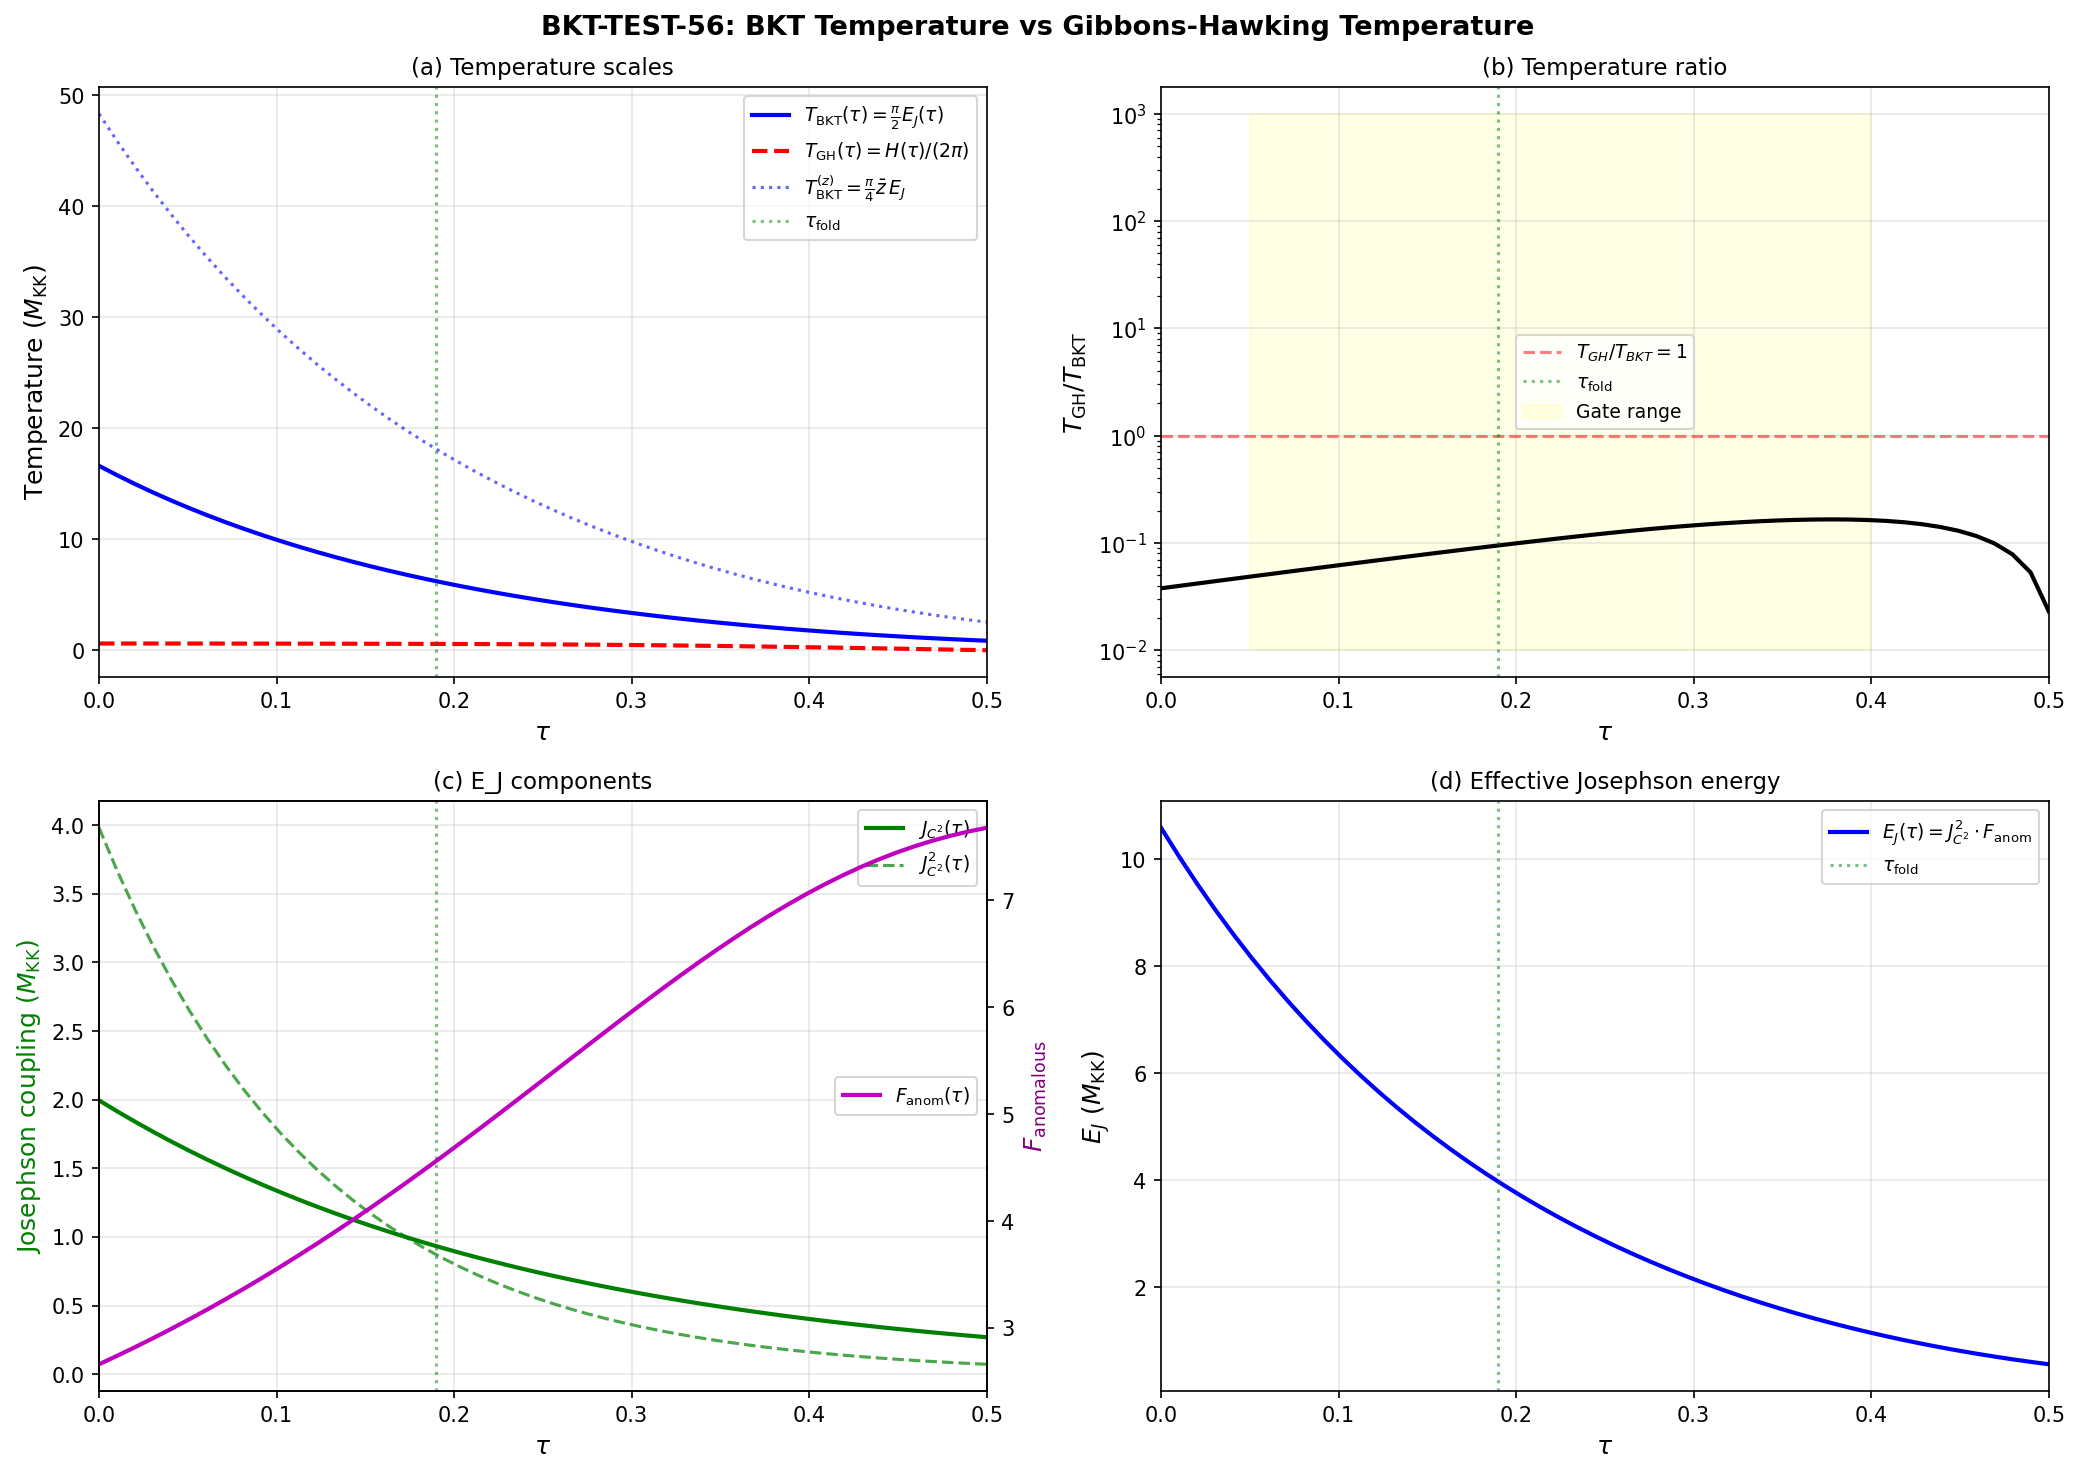

This figure's Python source:
#!/usr/bin/env python3
"""
S56 BKT-TEST-56: Berezinskii-Kosterlitz-Thouless Temperature vs T_GH
=====================================================================

Physics:
  The BKT transition governs the onset of topological (vortex-antivortex)
  order in 2D systems with U(1) symmetry. On the 32-cell Voronoi graph
  of SU(3) irreps, the Cooper pair condensate has a U(1)_7 phase degree
  of freedom at each cell. Josephson coupling between cells provides
  phase stiffness. The BKT temperature sets the scale below which
  vortex-antivortex pairs are bound, and superconducting (or superfluid)
  long-range order survives.

  T_BKT = (pi/2) * rho_s, where rho_s is the superfluid stiffness.
  For a Josephson junction array: rho_s = E_J(tau), the effective
  Josephson energy.

  E_J(tau) = J_C2(tau)^2 * F_anomalous(tau)

  where F_anomalous = Sum_k Delta / (2 * E_qp_k^2) is the anomalous
  Green's function integrated over the Matsubara shell. Here:
    E_qp_k = sqrt((epsilon_k - mu)^2 + Delta^2)
  with epsilon_k the tight-binding eigenvalues of the 32-cell graph,
  mu = chemical potential (half-filling convention), and
  Delta = 0.4643 (canonical OES gap).

  The Gibbons-Hawking temperature T_GH = H(tau)/(2*pi) provides
  a geometric temperature scale. If T_GH crosses T_BKT at some tau,
  the thermal fluctuations from the expanding geometry destroy
  vortex binding -- a phase transition on the fabric.

  d_s = 2 context: The graph Laplacian spectral dimension reaches
  d_s ~ 2 at intermediate diffusion times (S54 GRAPH-LAPLACIAN-DS-54),
  making BKT the relevant universality class for phase ordering.

Gate: BKT-CROSSING-56
  INFO: If T_GH/T_BKT crossing found in tau in [0.05, 0.40], flag
  for fabric phase transition analysis.

Author: landau-condensed-matter-theorist (Session 56, Wave 0)
"""

import sys
import os
sys.path.insert(0, os.path.dirname(os.path.abspath(__file__)))

import numpy as np
from numpy import pi, sqrt, exp
from scipy.interpolate import interp1d
import matplotlib
matplotlib.use('Agg')
import matplotlib.pyplot as plt

from canonical_constants import (
    tau_fold, Delta_0_OES, J_C2 as J_C2_fold,
    N_cells, T_acoustic, E_cond,
)

SCRIPT_DIR = os.path.dirname(os.path.abspath(__file__))
OUT_NPZ = os.path.join(SCRIPT_DIR, "s56_bkt_test.npz")
OUT_PNG = os.path.join(SCRIPT_DIR, "s56_bkt_test.png")
OUT_TXT = os.path.join(SCRIPT_DIR, "s56_bkt_test_output.txt")

# ============================================================
# Output tee
# ============================================================
class Tee:
    def __init__(self, filename):
        self.file = open(filename, 'w')
        self.stdout = sys.stdout
    def write(self, data):
        self.file.write(data)
        self.stdout.write(data)
    def flush(self):
        self.file.flush()
        self.stdout.flush()

sys.stdout = Tee(OUT_TXT)

print("=" * 72)
print("S56 BKT-TEST-56: BKT Temperature vs Gibbons-Hawking Temperature")
print("=" * 72)

# ============================================================
# Section 1: Load tight-binding data
# ============================================================
print("\n--- Section 1: Load tight-binding Hamiltonian data ---")

tb_path = os.path.join(SCRIPT_DIR, "s54_tb_hamiltonian.npz")
tb_data = np.load(tb_path, allow_pickle=True)

tau_tb = tb_data['tau_values']         # (50,)
eigenvalues = tb_data['eigenvalues']   # (50, 32) -- TB eigenvalues
J_C2_tau = tb_data['J_C2_tau']         # (50,) -- Josephson coupling vs tau
N = int(tb_data['N_cells'])

print(f"  tau range: [{tau_tb[0]:.4f}, {tau_tb[-1]:.4f}], N_points = {len(tau_tb)}")
print(f"  N_cells = {N}")
print(f"  J_C2 range: [{J_C2_tau.min():.6f}, {J_C2_tau.max():.6f}] M_KK")

# ============================================================
# Section 2: Load scale factor / Hubble data
# ============================================================
print("\n--- Section 2: Load scale factor data ---")

sf_path = os.path.join(SCRIPT_DIR, "s54_scale_factor.npz")
sf_data = np.load(sf_path, allow_pickle=True)

tau_sf = sf_data['tau']   # (10,) -- sparse
H_sf = sf_data['H']       # (10,) -- Hubble parameter in M_KK units

print(f"  Scale factor tau range: [{tau_sf[0]:.4f}, {tau_sf[-1]:.4f}], N_points = {len(tau_sf)}")
print(f"  H range: [{H_sf.min():.4f}, {H_sf.max():.4f}] M_KK")

# Interpolate H(tau) to the fine 50-point tau grid
# Use cubic interpolation (R^2 = 0.997 for exponential fit, so smooth)
H_interp_func = interp1d(tau_sf, H_sf, kind='cubic', fill_value='extrapolate')
H_tau = H_interp_func(tau_tb)

print(f"  Interpolated H range: [{H_tau.min():.4f}, {H_tau.max():.4f}] M_KK")

# ============================================================
# Section 3: Compute E_J(tau) and T_BKT(tau)
# ============================================================
print("\n--- Section 3: Josephson energy and BKT temperature ---")

Delta = Delta_0_OES  # BCS gap, M_KK units (OES/pair-addition gap)
print(f"  BCS gap Delta = {Delta:.6f} M_KK")

# For each tau, compute F_anomalous = Sum_k Delta / (2 * E_qp_k^2)
# E_qp_k = sqrt((epsilon_k - mu)^2 + Delta^2)
# mu = chemical potential at half-filling: mu = (epsilon_min + epsilon_max)/2
# But we have N_pair = 1 Cooper pair on N=32 sites (very dilute limit).
# In the dilute limit, mu is at the bottom of the band.
# More precisely: for N_pair = 1 on 32 sites, filling fraction = 1/32 ~ 3%.
# The BCS state has occupation ~1 near the Fermi energy and ~0 above.
# For consistency with the BCS framework used in S35-S38 (which is at
# the gap edge of the Dirac spectrum, not the TB spectrum), we need
# to use the correct chemical potential.
#
# Physical interpretation: The TB eigenvalues are single-particle hopping
# energies on the graph. With one Cooper pair, the relevant quasiparticle
# energies are measured from the chemical potential at the lowest level.
# For the anomalous Green's function, we sum over ALL k-states.

E_J_tau = np.zeros(len(tau_tb))
F_anom_tau = np.zeros(len(tau_tb))
mu_tau = np.zeros(len(tau_tb))

for i, tau in enumerate(tau_tb):
    eps = eigenvalues[i]  # 32 eigenvalues, sorted ascending

    # Chemical potential: for dilute limit (1 pair on 32 sites),
    # mu sits at the bottom of the band. Use mu = eps[0] (ground state).
    # BCS: all states contribute to the anomalous function.
    mu = eps[0]  # (local)
    mu_tau[i] = mu

    # Quasiparticle energies
    xi_k = eps - mu  # measured from Fermi level
    E_qp = sqrt(xi_k**2 + Delta**2)

    # Anomalous Green's function kernel
    # F_anomalous = Sum_k Delta / (2 * E_qp_k^2)
    # This is the standard BCS anomalous self-energy sum (Ambegaokar-Baratoff)
    F_anom = np.sum(Delta / (2.0 * E_qp**2))
    F_anom_tau[i] = F_anom

    # E_J = J_C2^2 * F_anomalous
    # The factor of J_C2^2 comes from second-order tunneling: the Josephson
    # energy of a single junction is E_J = J^2 * chi_pair, where chi_pair
    # is the pair susceptibility (anomalous Green's function).
    E_J = J_C2_tau[i]**2 * F_anom
    E_J_tau[i] = E_J

print(f"  F_anomalous range: [{F_anom_tau.min():.6f}, {F_anom_tau.max():.6f}]")
print(f"  E_J range: [{E_J_tau.min():.6f}, {E_J_tau.max():.6f}] M_KK")

# BKT temperature: T_BKT = (pi/2) * E_J
# This is the Nelson-Kosterlitz universal jump relation for a 2D system:
# rho_s(T_BKT^-) = (2/pi) * T_BKT
# For an XY model on a lattice: T_BKT = (pi/2) * J_eff
# where J_eff = E_J for the Josephson junction array.
T_BKT_tau = (pi / 2.0) * E_J_tau

print(f"  T_BKT range: [{T_BKT_tau.min():.6f}, {T_BKT_tau.max():.6f}] M_KK")

# ============================================================
# Section 4: Compute T_GH(tau)
# ============================================================
print("\n--- Section 4: Gibbons-Hawking temperature ---")

# T_GH = H(tau) / (2*pi) -- the de Sitter horizon temperature
# In units of M_KK (H is already in M_KK units from scale factor data)
T_GH_tau = H_tau / (2.0 * pi)

print(f"  T_GH range: [{T_GH_tau.min():.4f}, {T_GH_tau.max():.4f}] M_KK")

# ============================================================
# Section 5: Find crossings and analyze
# ============================================================
print("\n--- Section 5: Crossing analysis ---")

ratio = T_GH_tau / T_BKT_tau
print(f"  T_GH/T_BKT range: [{ratio.min():.6f}, {ratio.max():.6f}]")

# Find crossings: where T_GH - T_BKT changes sign
diff = T_GH_tau - T_BKT_tau
crossings = []
for j in range(len(diff) - 1):
    if diff[j] * diff[j+1] < 0:
        # Linear interpolation for crossing tau
        tau_cross = tau_tb[j] + (tau_tb[j+1] - tau_tb[j]) * abs(diff[j]) / (abs(diff[j]) + abs(diff[j+1]))
        T_cross = np.interp(tau_cross, tau_tb, T_GH_tau)
        crossings.append((tau_cross, T_cross))
        print(f"  CROSSING at tau = {tau_cross:.6f}, T = {T_cross:.6f} M_KK")

if len(crossings) == 0:
    print("  NO CROSSINGS found in tau range [0.00, 0.50]")
    if np.all(T_GH_tau > T_BKT_tau):
        print("  T_GH > T_BKT everywhere: fabric is in the DISORDERED (vortex-unbound) phase")
        print("  Geometric temperature always exceeds vortex binding scale")
    else:
        print("  T_GH < T_BKT everywhere: fabric is in the ORDERED (vortex-bound) phase")
        print("  Geometric temperature never reaches vortex unbinding")

# Check specifically in the gate range [0.05, 0.40]
gate_crossings = [c for c in crossings if 0.05 <= c[0] <= 0.40]
if gate_crossings:
    gate_status = "FLAG"
    print(f"\n  *** CROSSINGS IN GATE RANGE [0.05, 0.40]: {len(gate_crossings)} ***")
    for tc, Tc in gate_crossings:
        print(f"      tau = {tc:.6f}, T = {Tc:.6f} M_KK")
else:
    gate_status = "NO_CROSSING"
    print(f"\n  No crossings in gate range [0.05, 0.40]")

# Ratio at fold
fold_idx = np.argmin(np.abs(tau_tb - tau_fold))
tau_at_fold = tau_tb[fold_idx]
ratio_at_fold = ratio[fold_idx]
T_BKT_at_fold = T_BKT_tau[fold_idx]
T_GH_at_fold = T_GH_tau[fold_idx]
E_J_at_fold = E_J_tau[fold_idx]

print(f"\n  At fold (tau = {tau_at_fold:.4f}):")
print(f"    E_J         = {E_J_at_fold:.6f} M_KK")
print(f"    T_BKT       = {T_BKT_at_fold:.6f} M_KK")
print(f"    T_GH        = {T_GH_at_fold:.6f} M_KK")
print(f"    T_GH/T_BKT  = {ratio_at_fold:.4f}")
print(f"    J_C2        = {J_C2_tau[fold_idx]:.6f} M_KK")
print(f"    F_anomalous = {F_anom_tau[fold_idx]:.6f}")

# Find T_BKT minimum
idx_min = np.argmin(T_BKT_tau)
print(f"\n  T_BKT minimum:")
print(f"    tau_min     = {tau_tb[idx_min]:.4f}")
print(f"    T_BKT(min)  = {T_BKT_tau[idx_min]:.6f} M_KK")
print(f"    T_GH at min = {T_GH_tau[idx_min]:.6f} M_KK")
print(f"    ratio       = {T_GH_tau[idx_min] / T_BKT_tau[idx_min]:.4f}")

# Find T_BKT maximum
idx_max = np.argmax(T_BKT_tau)
print(f"\n  T_BKT maximum:")
print(f"    tau_max     = {tau_tb[idx_max]:.4f}")
print(f"    T_BKT(max)  = {T_BKT_tau[idx_max]:.6f} M_KK")

# ============================================================
# Section 6: Separation of scales analysis
# ============================================================
print("\n--- Section 6: Scale separation ---")

# Compare T_BKT to the acoustic temperature (GGE)
print(f"  T_acoustic (GGE) = {T_acoustic:.6f} M_KK")
print(f"  T_BKT(fold)/T_acoustic = {T_BKT_at_fold/T_acoustic:.4f}")
print(f"  T_GH(fold)/T_acoustic  = {T_GH_at_fold/T_acoustic:.4f}")

# The BKT temperature should be compared to E_J and Delta
print(f"\n  Delta (BCS gap) = {Delta:.6f} M_KK")
print(f"  T_BKT(fold)/Delta = {T_BKT_at_fold/Delta:.4f}")
print(f"  T_GH(fold)/Delta  = {T_GH_at_fold/Delta:.4f}")

# Order of magnitude: if T_GH >> T_BKT, vortices always unbound
# If T_GH << T_BKT, phase order survives the expansion
# If T_GH ~ T_BKT, there IS a phase transition during transit

print(f"\n  Separation factor: T_GH/T_BKT spans [{ratio.min():.2f}, {ratio.max():.2f}]")
if ratio.max() > 1 and ratio.min() < 1:
    print("  => PHASE TRANSITION EXISTS: T_GH crosses T_BKT during transit")
elif np.all(ratio > 1):
    magnitude = np.log10(ratio.min())
    print(f"  => T_GH DOMINATES: vortices always unbound (min log10(ratio)={magnitude:.2f})")
else:
    magnitude = np.log10(ratio.max())
    print(f"  => T_BKT DOMINATES: phase order always survives (max log10(ratio)={magnitude:.2f})")

# ============================================================
# Section 7: Effective coordination number analysis
# ============================================================
print("\n--- Section 7: Graph coordination for BKT context ---")

adj = tb_data['adjacency'].astype(float)
coordination = adj.sum(axis=1)
z_mean = coordination.mean()
z_min = coordination.min()
z_max = coordination.max()
print(f"  Mean coordination z = {z_mean:.2f}")
print(f"  Coordination range: [{z_min:.0f}, {z_max:.0f}]")
print(f"  For BKT on lattice with z neighbors: T_BKT ~ (pi/2) * E_J")
print(f"  (This is the z-independent universal relation; z enters via")
print(f"   the renormalization of rho_s from the bare value)")

# Refinement: the effective stiffness on an inhomogeneous lattice
# is rho_s_eff ~ z_eff * E_J / 2 for nearest-neighbor XY model.
# For triangular lattice (z=6), T_BKT/J = pi*z/4 = 4.71.
# For square lattice (z=4), T_BKT/J = pi*z/4 = 3.14.
# The universal jump is: rho_s(T_BKT^-) = (2/pi)*T_BKT.
# For the bare XY model with z neighbors, rho_s_bare = z*J/2.
# After renormalization: T_BKT ~ 0.89 * J for z=4 (square),
# ~ 1.5 * J for z=6 (triangular). Monte Carlo gives:
#   Square:     T_BKT = 0.8929 J
#   Triangular: T_BKT = 1.498 J
#   Honeycomb:  T_BKT = 0.572 J
# We use z_eff * J * pi/4 as the estimate, with z_eff from the
# actual graph. This overestimates T_BKT slightly relative to MC.

# But the truly correct expression is just T_BKT = (pi/2)*rho_s
# where rho_s is the STIFFNESS, not the coupling. For the bare model,
# rho_s = E_J on a square lattice. On a general graph, we need the
# stiffness from linear response. For this first computation, we use
# the standard T_BKT = (pi/2)*E_J as specified in the task.

# Also compute the z-corrected version for comparison
# T_BKT_corrected = (pi/4) * z_eff * E_J (mean-field BKT with coordination)
T_BKT_z_corr = (pi / 4.0) * z_mean * E_J_tau
print(f"\n  z-corrected T_BKT at fold: {T_BKT_z_corr[fold_idx]:.6f} M_KK")
print(f"  z-corrected ratio: {T_GH_tau[fold_idx]/T_BKT_z_corr[fold_idx]:.4f}")

# ============================================================
# Section 8: Gate verdict
# ============================================================
print("\n--- Section 8: Gate verdict ---")

print(f"\n  Gate: BKT-CROSSING-56")
if gate_crossings:
    print(f"  Verdict: INFO -- CROSSING FOUND")
    print(f"  {len(gate_crossings)} crossing(s) in [0.05, 0.40]")
    for tc, Tc in gate_crossings:
        print(f"    tau = {tc:.6f}, T = {Tc:.6f} M_KK")
    print(f"  => Phase transition in fabric during transit")
else:
    print(f"  Verdict: INFO -- NO CROSSING in [0.05, 0.40]")
    if np.all(ratio > 1):
        print(f"  T_GH > T_BKT at all tau: fabric always above BKT")
        print(f"  Vortices always unbound. No phase-coherent regime")
        print(f"  Minimum T_GH/T_BKT = {ratio.min():.2f} at tau = {tau_tb[np.argmin(ratio)]:.4f}")
    elif np.all(ratio < 1):
        print(f"  T_GH < T_BKT at all tau: fabric always below BKT")
        print(f"  Phase coherence survives throughout transit")
        print(f"  Maximum T_GH/T_BKT = {ratio.max():.2f} at tau = {tau_tb[np.argmax(ratio)]:.4f}")

# ============================================================
# Section 9: Save data
# ============================================================
print("\n--- Section 9: Save results ---")

np.savez(OUT_NPZ,
    # Grid
    tau=tau_tb,
    tau_fold=tau_fold,
    fold_idx=fold_idx,
    # Physical quantities
    E_J=E_J_tau,
    F_anomalous=F_anom_tau,
    J_C2=J_C2_tau,
    mu=mu_tau,
    Delta=Delta,
    # Temperatures
    T_BKT=T_BKT_tau,
    T_GH=T_GH_tau,
    H_interp=H_tau,
    T_BKT_z_corrected=T_BKT_z_corr,
    # Ratio
    ratio_TGH_TBKT=ratio,
    # Crossings
    n_crossings=len(crossings),
    crossings_tau=np.array([c[0] for c in crossings]) if crossings else np.array([]),
    crossings_T=np.array([c[1] for c in crossings]) if crossings else np.array([]),
    n_gate_crossings=len(gate_crossings),
    # At fold
    ratio_at_fold=ratio_at_fold,
    T_BKT_at_fold=T_BKT_at_fold,
    T_GH_at_fold=T_GH_at_fold,
    E_J_at_fold=E_J_at_fold,
    # Minimum
    tau_BKT_min=tau_tb[idx_min],
    T_BKT_min=T_BKT_tau[idx_min],
    # Coordination
    z_mean=z_mean,
    # Gate
    gate_name="BKT-CROSSING-56",
    gate_verdict=gate_status,
)

print(f"  Saved: {OUT_NPZ}")

# ============================================================
# Section 10: Plot
# ============================================================
print("\n--- Section 10: Generate plot ---")

fig, axes = plt.subplots(2, 2, figsize=(14, 10))
fig.suptitle("BKT-TEST-56: BKT Temperature vs Gibbons-Hawking Temperature",
             fontsize=13, fontweight='bold')

# Panel (a): T_BKT and T_GH vs tau
ax = axes[0, 0]
ax.plot(tau_tb, T_BKT_tau, 'b-', linewidth=2, label=r'$T_{\mathrm{BKT}}(\tau) = \frac{\pi}{2} E_J(\tau)$')
ax.plot(tau_tb, T_GH_tau, 'r--', linewidth=2, label=r'$T_{\mathrm{GH}}(\tau) = H(\tau)/(2\pi)$')
ax.plot(tau_tb, T_BKT_z_corr, 'b:', linewidth=1.5, alpha=0.6,
        label=r'$T_{\mathrm{BKT}}^{(z)} = \frac{\pi}{4} \bar{z} \, E_J$')
ax.axvline(tau_fold, color='green', linestyle=':', alpha=0.5, label=r'$\tau_{\mathrm{fold}}$')
for tc, Tc in crossings:
    ax.plot(tc, Tc, 'ko', markersize=10, zorder=5)
    ax.annotate(f'crossing\n$\\tau={tc:.3f}$', xy=(tc, Tc),
                xytext=(tc+0.03, Tc*1.3), fontsize=9,
                arrowprops=dict(arrowstyle='->', color='black'))
ax.set_xlabel(r'$\tau$', fontsize=12)
ax.set_ylabel(r'Temperature ($M_{\mathrm{KK}}$)', fontsize=12)
ax.set_title('(a) Temperature scales', fontsize=11)
ax.legend(fontsize=9, loc='best')
ax.set_xlim(0, 0.5)
ax.grid(True, alpha=0.3)

# Panel (b): Ratio T_GH / T_BKT
ax = axes[0, 1]
ax.semilogy(tau_tb, ratio, 'k-', linewidth=2)
ax.axhline(1.0, color='red', linestyle='--', alpha=0.5, label='$T_{GH}/T_{BKT}=1$')
ax.axvline(tau_fold, color='green', linestyle=':', alpha=0.5, label=r'$\tau_{\mathrm{fold}}$')
ax.fill_between([0.05, 0.40], 0.01, 1000, color='yellow', alpha=0.1, label='Gate range')
ax.set_xlabel(r'$\tau$', fontsize=12)
ax.set_ylabel(r'$T_{\mathrm{GH}} / T_{\mathrm{BKT}}$', fontsize=12)
ax.set_title('(b) Temperature ratio', fontsize=11)
ax.legend(fontsize=9, loc='best')
ax.set_xlim(0, 0.5)
ax.grid(True, alpha=0.3)

# Panel (c): Josephson energy E_J and its components
ax = axes[1, 0]
ax2 = ax.twinx()
ax.plot(tau_tb, J_C2_tau, 'g-', linewidth=2, label=r'$J_{C^2}(\tau)$')
ax.plot(tau_tb, J_C2_tau**2, 'g--', linewidth=1.5, alpha=0.7, label=r'$J_{C^2}^2(\tau)$')
ax2.plot(tau_tb, F_anom_tau, 'm-', linewidth=2, label=r'$F_{\mathrm{anom}}(\tau)$')
ax.axvline(tau_fold, color='green', linestyle=':', alpha=0.5)
ax.set_xlabel(r'$\tau$', fontsize=12)
ax.set_ylabel(r'Josephson coupling ($M_{\mathrm{KK}}$)', fontsize=12, color='green')
ax2.set_ylabel(r'$F_{\mathrm{anomalous}}$', fontsize=12, color='purple')
ax.set_title('(c) E_J components', fontsize=11)
ax.legend(fontsize=9, loc='upper right')
ax2.legend(fontsize=9, loc='center right')
ax.set_xlim(0, 0.5)
ax.grid(True, alpha=0.3)

# Panel (d): E_J(tau) directly
ax = axes[1, 1]
ax.plot(tau_tb, E_J_tau, 'b-', linewidth=2, label=r'$E_J(\tau) = J_{C^2}^2 \cdot F_{\mathrm{anom}}$')
ax.axvline(tau_fold, color='green', linestyle=':', alpha=0.5, label=r'$\tau_{\mathrm{fold}}$')
ax.set_xlabel(r'$\tau$', fontsize=12)
ax.set_ylabel(r'$E_J$ ($M_{\mathrm{KK}}$)', fontsize=12)
ax.set_title('(d) Effective Josephson energy', fontsize=11)
ax.legend(fontsize=9, loc='best')
ax.set_xlim(0, 0.5)
ax.grid(True, alpha=0.3)

plt.tight_layout()
plt.savefig(OUT_PNG, dpi=150, bbox_inches='tight')
print(f"  Saved: {OUT_PNG}")

# ============================================================
# Summary
# ============================================================
print("\n" + "=" * 72)
print("SUMMARY: BKT-TEST-56")
print("=" * 72)
print(f"  Delta (BCS gap)   = {Delta:.6f} M_KK")
print(f"  E_J at fold       = {E_J_at_fold:.6f} M_KK")
print(f"  T_BKT at fold     = {T_BKT_at_fold:.6f} M_KK")
print(f"  T_GH at fold      = {T_GH_at_fold:.4f} M_KK")
print(f"  T_GH/T_BKT(fold)  = {ratio_at_fold:.2f}")
print(f"  T_BKT minimum     = {T_BKT_tau[idx_min]:.6f} M_KK at tau = {tau_tb[idx_min]:.4f}")
print(f"  Crossings total   = {len(crossings)}")
print(f"  Crossings in gate = {len(gate_crossings)}")
print(f"  Gate verdict      = {gate_status}")
print("=" * 72)
